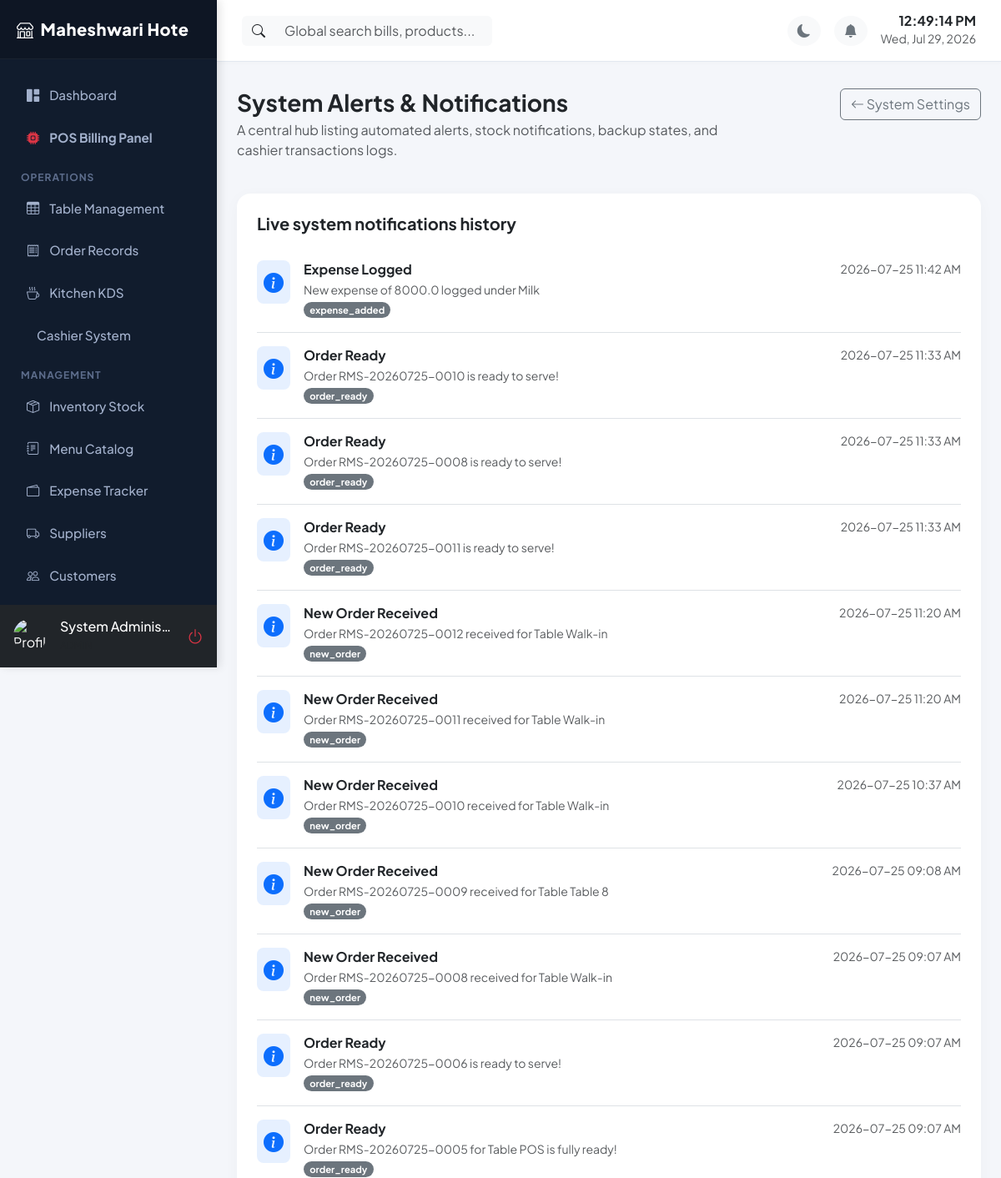
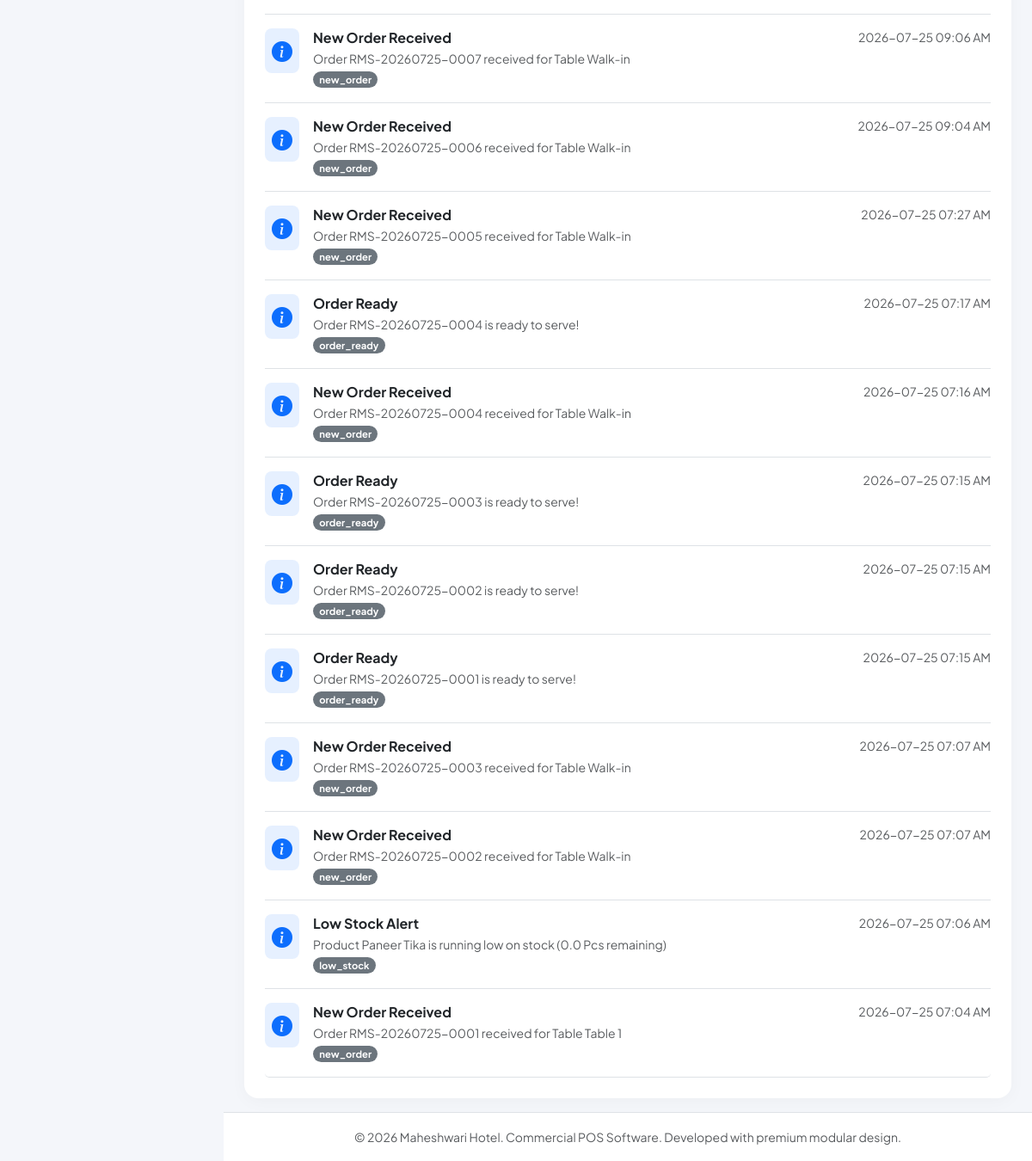
The app's page /settings/notifications (signed in) with its own data (2 pictures, top to bottom).
### app/models/__init__.py (models this page shows, shortened)
class RestaurantSetting(db.Model):
    __tablename__ = 'restaurant_settings'
    id = db.Column(db.Integer, primary_key=True)
    key = db.Column(db.String(100), unique=True, nullable=False)
    value = db.Column(db.Text, nullable=True)

class User(db.Model, UserMixin):
    __tablename__ = 'users'
    id = db.Column(db.Integer, primary_key=True)
    employee_id = db.Column(db.String(50), unique=True, nullable=False)
    username = db.Column(db.String(80), unique=True, nullable=False)
    password_hash = db.Column(db.String(200), nullable=False)
    name = db.Column(db.String(120), nullable=False)
    email = db.Column(db.String(120), unique=True, nullable=True)
    mobile = db.Column(db.String(15), nullable=True)
    role = db.Column(db.String(50), nullable=False, default='Cashier') # Admin, Manager, Cashier, Waiter, Kitchen, Store Manager
    permissions = db.Column(db.Text, nullable=True) # JSON stored as string for custom permission flags
    status = db.Column(db.String(20), default='Active') # Active, Disabled
    photo = db.Column(db.String(250), nullable=True)
    joining_date = db.Column(db.Date, nullable=True)
    shift = db.Column(db.String(50), nullable=True) # Day, Night, Evening
    fingerprint_enabled = db.Column(db.Boolean, default=False)
    credentials = db.relationship('WebAuthnCredential', backref='user', lazy=True, cascade='all, delete-orphan')
    attendances = db.relationship('Attendance', backref='user', lazy=True, cascade='all, delete-orphan')
    activity_logs = db.relationship('ActivityLog', backref='user', lazy=True)
    def has_permission(self, permission):
        if self.role == 'Admin':
            return True
        perms = self.get_permissions_list()
        return permission in perms

class Notification(db.Model):
    __tablename__ = 'notifications'
    id = db.Column(db.Integer, primary_key=True)
    type = db.Column(db.String(50), nullable=False) # low_stock, new_order, order_ready, expense_added, backup_status, staff_login
    title = db.Column(db.String(150), nullable=False)
    message = db.Column(db.Text, nullable=False)
    is_read = db.Column(db.Boolean, default=False)
    created_at = db.Column(db.DateTime, default=datetime.utcnow)

### app/routes/settings.py (the view)
@settings_bp.route('/settings/notifications')
@login_required
def view_notifications():
    notifications = Notification.query.order_by(Notification.created_at.desc()).all()
    for n in notifications:
        n.is_read = True
    db.session.commit()
    return render_template('settings/notifications.html', notifications=notifications)

### app/utils/helpers.py (called while the page is built)
def get_setting(key, default=None):
    try:
        setting = RestaurantSetting.query.filter_by(key=key).first()
        if setting:
            return setting.value
        return default
    except Exception as e:
        print(f"Error fetching setting {key}: {e}")
        return default

### app/templates/settings/notifications.html
{% extends "base.html" %}
{% block content %}
<div class="row mb-4">
    <div class="col-md-8">
        <h3 class="fw-bold mb-1">System Alerts & Notifications</h3>
        <p class="text-muted">A central hub listing automated alerts, stock notifications, backup states, and cashier transactions logs.</p>
    </div>
    <div class="col-md-4 text-md-end">
        <a href="{{ url_for('settings.index') }}" class="btn btn-outline-secondary"><i class="bi bi-arrow-left"></i> System Settings</a>
    </div>
</div>
<div class="card card-custom p-4">
    <h5 class="fw-bold mb-3">Live system notifications history</h5>
    {% if notifications %}
    <div class="list-group list-group-flush">
        {% for n in notifications %}
        <div class="list-group-item px-0 py-3 d-flex gap-3 align-items-start border-bottom">
            <div class="bg-primary bg-opacity-10 text-primary p-2 rounded-3 fs-4">
                <i class="bi bi-info-circle-fill"></i>
            </div>
            <div class="flex-grow-1">
                <div class="d-flex align-items-center justify-content-between mb-1">
                    <h6 class="fw-bold text-dark mb-0">{{ n.title }}</h6>
                    <small class="text-muted">{{ n.created_at.strftime('%Y-%m-%d %I:%M %p') }}</small>
                </div>
                <p class="text-muted small mb-0">{{ n.message }}</p>
                <span class="badge bg-secondary rounded-pill mt-1" style="font-size: 0.7rem;">{{ n.type }}</span>
            </div>
        </div>
        {% endfor %}
    </div>
    {% else %}
    <div class="text-center py-5">
        <i class="bi bi-bell-slash fs-1 text-muted mb-3"></i>
        <h5 class="fw-bold text-muted">No System Notifications</h5>
        <p class="text-muted mb-0">System logs are clean. Active orders and stock levels are stable.</p>
    </div>
    {% endif %}
</div>
{% endblock %}

### app/templates/base.html (shortened to what this page needs)
<!DOCTYPE html>
<html lang="en" data-bs-theme="light">
<head>
    <link href="https://cdn.jsdelivr.net/npm/bootstrap@5.3.1/dist/css/bootstrap.min.css" rel="stylesheet">
    <link href="https://cdn.jsdelivr.net/npm/bootstrap-icons@1.10.5/font/bootstrap-icons.css" rel="stylesheet">
    <link href="https://cdn.jsdelivr.net/npm/sweetalert2@11.7.27/dist/sweetalert2.min.css" rel="stylesheet">
    <link href="https://cdn.datatables.net/1.13.6/css/dataTables.bootstrap5.min.css" rel="stylesheet">
</head>
<body>
    <div id="sidebar" class="d-flex flex-column">
        <div class="logo d-flex align-items-center justify-content-between">
            <span><i class="bi bi-shop me-2"></i>{{ restaurant_name[:15] }}</span>
        </div>
        <div class="flex-grow-1 mt-3">
            <a href="{{ url_for('dashboard.index') }}" class="nav-link {% if request.endpoint == 'dashboard.index' %}active{% endif %}">
                <i class="bi bi-grid-1x2-fill"></i> Dashboard
            </a>
            {% if current_user.has_permission('orders') %}
            <a href="{{ url_for('orders.pos_interface') }}" class="nav-link {% if request.endpoint == 'orders.pos_interface' %}active{% endif %}">
                <i class="bi bi-cpu-fill text-danger"></i> <b>POS Billing Panel</b>
            </a>
            {% endif %}
            <div class="nav-header">Operations</div>
            {% if current_user.has_permission('tables') %}
            <a href="{{ url_for('tables.layout') }}" class="nav-link {% if request.endpoint == 'tables.layout' %}active{% endif %}">
                <i class="bi bi-table"></i> Table Management
            </a>
            {% endif %}
            {% if current_user.has_permission('orders') %}
            <a href="{{ url_for('orders.list_orders') }}" class="nav-link {% if request.endpoint == 'orders.list_orders' %}active{% endif %}">
                <i class="bi bi-receipt"></i> Order Records
            </a>
            {% endif %}
            {% if current_user.has_permission('kitchen') %}
            <a href="{{ url_for('kitchen.display') }}" class="nav-link {% if request.endpoint == 'kitchen.display' %}active{% endif %}">
                <i class="bi bi-cup-hot"></i> Kitchen KDS
            </a>
            {% endif %}
            {% if current_user.has_permission('billing') %}
            <a href="{{ url_for('billing.index') }}" class="nav-link {% if request.endpoint == 'billing.index' %}active{% endif %}">
                 Cashier System
            </a>
            {% endif %}
            <div class="nav-header">Management</div>
            {% if current_user.has_permission('inventory') %}
            <a href="{{ url_for('inventory.index') }}" class="nav-link {% if 'inventory' in request.endpoint %}active{% endif %}">
                <i class="bi bi-box-seam"></i> Inventory Stock
            </a>
            {% endif %}
            {% if current_user.has_permission('menu') %}
            <a href="{{ url_for('menu.list_menu') }}" class="nav-link {% if 'menu' in request.endpoint %}active{% endif %}">
                <i class="bi bi-journal-text"></i> Menu Catalog
            </a>
            {% endif %}
            {% if current_user.has_permission('expenses') %}
            <a href="{{ url_for('expenses.list_expenses') }}" class="nav-link {% if 'expenses' in request.endpoint and 'suppliers' not in request.url %}active{% endif %}">
                <i class="bi bi-wallet2"></i> Expense Tracker
            </a>
            {% endif %}
            {% if current_user.has_permission('suppliers') %}
            <a href="{{ url_for('expenses.list_suppliers') }}" class="nav-link {% if 'suppliers' in request.endpoint %}active{% endif %}">
                <i class="bi bi-truck"></i> Suppliers
            </a>
            {% endif %}
            {% if current_user.has_permission('customers') %}
            <a href="{{ url_for('customers.index') }}" class="nav-link {% if 'customers' in request.endpoint %}active{% endif %}">
                <i class="bi bi-people"></i> Customers
            </a>
            {% endif %}
            {% if current_user.has_permission('attendance') %}
            <a href="{{ url_for('attendance.index') }}" class="nav-link {% if 'attendance' in request.endpoint %}active{% endif %}">
            </a>
            {% endif %}
        </div>
        <div class="p-3 bg-dark d-flex align-items-center gap-3">
            <img src="{{ url_for('static', filename=current_user.photo if current_user.photo else 'uploads/profiles/default.png') }}" onerror="this.src='https://cdn-icons-png.flaticon.com/512/3135/3135715.png'" class="rounded-circle" width="40" height="40" alt="Profile">
            <div class="overflow-hidden">
                <h6 class="mb-0 text-white text-truncate">{{ current_user.name }}</h6>
                <small class="text-muted text-uppercase" style="font-size: 0.75rem;">{{ current_user.role }}</small>
            </div>
            <a href="{{ url_for('auth.logout') }}" class="text-danger ms-auto fs-5" title="Logout"><i class="bi bi-power"></i></a>
        </div>
    </div>
    <div id="content">
        <nav class="navbar navbar-expand navbar-main align-items-center justify-content-between">
            <div class="d-flex align-items-center gap-3">
                <div class="position-relative d-none d-md-block" style="width: 300px;">
                    <div class="input-group">
                        <span class="input-group-text bg-light border-0"><i class="bi bi-search"></i></span>
                        <input type="text" class="form-control bg-light border-0" id="global-search-input" placeholder="Global search bills, products...">
                    </div>
                </div>
            </div>
            <div class="d-flex align-items-center gap-3">
                <button class="btn btn-light rounded-circle border-0 text-secondary" id="theme-toggle-btn"><i class="bi bi-moon-fill"></i></button>
                <div class="dropdown">
                    <button class="btn btn-light rounded-circle border-0 text-secondary position-relative" type="button" data-bs-toggle="dropdown" aria-expanded="false" id="notif-dropdown-btn">
                        <i class="bi bi-bell-fill"></i>
                    </button>
                </div>
                <div class="text-end d-none d-sm-block">
                    <h6 class="mb-0 fw-bold" id="live-time">00:00:00</h6>
                    <small class="text-muted" id="live-date">July 24, 2026</small>
                </div>
            </div>
        </nav>
        <div class="container-fluid px-4 py-3 flex-grow-1">
            {% block content %}{% endblock %}
        </div>
        <footer class="bg-white py-3 border-top mt-auto text-center text-muted">
            <small>&copy; 2026 {{ restaurant_name }}. Commercial POS Software. Developed with premium modular design.</small>
        </footer>
    </div>
</body>
</html>

### app/templates/base.html (style rules this page uses)
:root { --primary-gradient: linear-gradient(135deg, #FF512F 0%, #DD2476 100%); --sidebar-width: 260px; --sidebar-bg: #111c2d; --font-family: 'Plus Jakarta Sans', sans-serif; }
body { font-family: var(--font-family); background-color: #f4f6fa; overflow-x: hidden; transition: background-color 0.3s ease, color 0.3s ease; }
#sidebar { width: var(--sidebar-width); min-width: var(--sidebar-width); background: var(--sidebar-bg); color: #fff; height: 100vh; position: fixed; top: 0; left: 0; display: flex; flex-direction: column; z-index:1000; overflow:hidden; box-shadow:4px 0 10px rgba(0,0,0,0.1); }
#sidebar > .flex-grow-1 { overflow-y:auto; min-height:0; }
#sidebar .logo { padding: 20px; background: rgba(0,0,0,0.2); font-size: 1.25rem; font-weight: 800; letter-spacing: 0.5px; border-bottom: 1px solid rgba(255,255,255,0.05); }
#sidebar .nav-link { color: #a3b1cc; padding: 12px 20px; font-weight: 500; font-size: 0.95rem; border-radius: 8px; margin: 4px 12px; display: flex; align-items: center; gap: 12px; transition: all 0.2s; }
#sidebar .nav-header { font-size: 0.75rem; text-transform: uppercase; letter-spacing: 1px; color: #5d6d8c; font-weight: 700; margin: 15px 25px 5px 25px; }
#content { margin-left: var(--sidebar-width); width: calc(100% - var(--sidebar-width)); transition: all 0.3s ease; min-height: 100vh; display: flex; flex-direction: column; }
.navbar-main { background-color: #fff; border-bottom: 1px solid #e2e8f0; padding: 15px 30px; position: sticky; top: 0; z-index: 999; box-shadow: 0 2px 4px rgba(0,0,0,0.02); }
.card-custom { border: none; border-radius: 16px; box-shadow: 0 4px 20px rgba(0, 0, 0, 0.03); transition: transform 0.2s ease, box-shadow 0.2s ease; background-color: #fff; }

### records on screen
RestaurantSetting: value "Maheshwari Hote", value "Maheshwari Hotel"
User: name "System Adminis…"
Notification: title "Expense Logged", created_at "2026-07-25 11:42 AM", message "New expense of 8000.0 logged under Milk", type "expense_added"
Notification: title "Order Ready", created_at "2026-07-25 11:33 AM", message "Order RMS-20260725-0010 is ready to serve!", type "order_ready"
Notification: title "Order Ready", created_at "2026-07-25 11:33 AM", message "Order RMS-20260725-0008 is ready to serve!", type "order_ready"
Notification: title "Order Ready", created_at "2026-07-25 11:33 AM", message "Order RMS-20260725-0011 is ready to serve!", type "order_ready"
Notification: title "New Order Received", created_at "2026-07-25 11:20 AM", message "Order RMS-20260725-0012 received for Table Walk-in", type "new_order"
Notification: title "New Order Received", created_at "2026-07-25 11:20 AM", message "Order RMS-20260725-0011 received for Table Walk-in", type "new_order"
Notification: title "New Order Received", created_at "2026-07-25 10:37 AM", message "Order RMS-20260725-0010 received for Table Walk-in", type "new_order"
Notification: title "New Order Received", created_at "2026-07-25 09:08 AM", message "Order RMS-20260725-0009 received for Table Table 8", type "new_order"
Notification: title "New Order Received", created_at "2026-07-25 09:07 AM", message "Order RMS-20260725-0008 received for Table Walk-in", type "new_order"
Notification: title "Order Ready", created_at "2026-07-25 09:07 AM", message "Order RMS-20260725-0006 is ready to serve!", type "order_ready"
Notification: title "Order Ready", created_at "2026-07-25 09:07 AM", message "Order RMS-20260725-0005 for Table POS is fully ready!", type "order_ready"
Notification: title "New Order Received", created_at "2026-07-25 09:06 AM", message "Order RMS-20260725-0007 received for Table Walk-in", type "new_order"
Notification: title "New Order Received", created_at "2026-07-25 09:04 AM", message "Order RMS-20260725-0006 received for Table Walk-in", type "new_order"
Notification: title "New Order Received", created_at "2026-07-25 07:27 AM", message "Order RMS-20260725-0005 received for Table Walk-in", type "new_order"
Notification: title "Order Ready", created_at "2026-07-25 07:17 AM", message "Order RMS-20260725-0004 is ready to serve!", type "order_ready"
Notification: title "New Order Received", created_at "2026-07-25 07:16 AM", message "Order RMS-20260725-0004 received for Table Walk-in", type "new_order"
Notification: title "Order Ready", created_at "2026-07-25 07:15 AM", message "Order RMS-20260725-0003 is ready to serve!", type "order_ready"
Notification: title "Order Ready", created_at "2026-07-25 07:15 AM", message "Order RMS-20260725-0002 is ready to serve!", type "order_ready"
Notification: title "Order Ready", created_at "2026-07-25 07:15 AM", message "Order RMS-20260725-0001 is ready to serve!", type "order_ready"
Notification: title "New Order Received", created_at "2026-07-25 07:07 AM", message "Order RMS-20260725-0003 received for Table Walk-in", type "new_order"
Notification: title "New Order Received", created_at "2026-07-25 07:07 AM", message "Order RMS-20260725-0002 received for Table Walk-in", type "new_order"
Notification: title "Low Stock Alert", created_at "2026-07-25 07:06 AM", message "Product Paneer Tika is running low on stock (0.0 Pcs remaining)", type "low_stock"
Notification: title "New Order Received", created_at "2026-07-25 07:04 AM", message "Order RMS-20260725-0001 received for Table Table 1", type "new_order"
